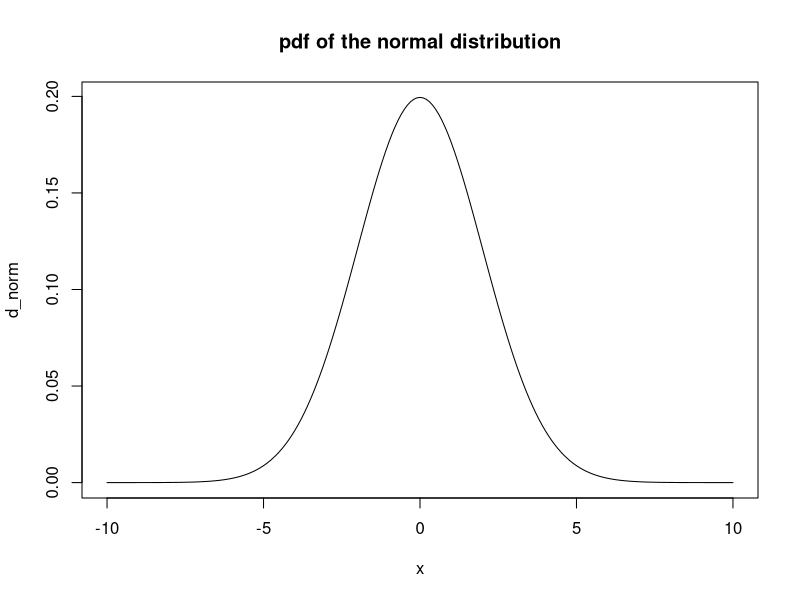
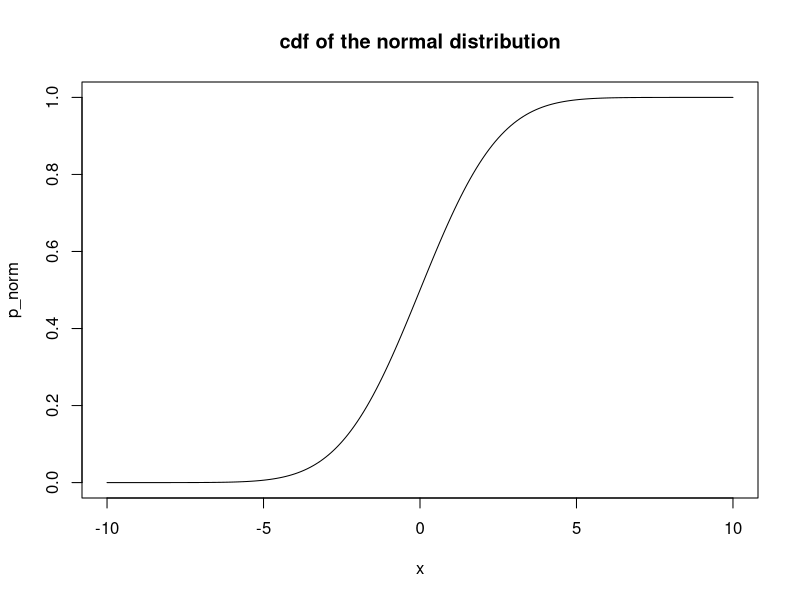
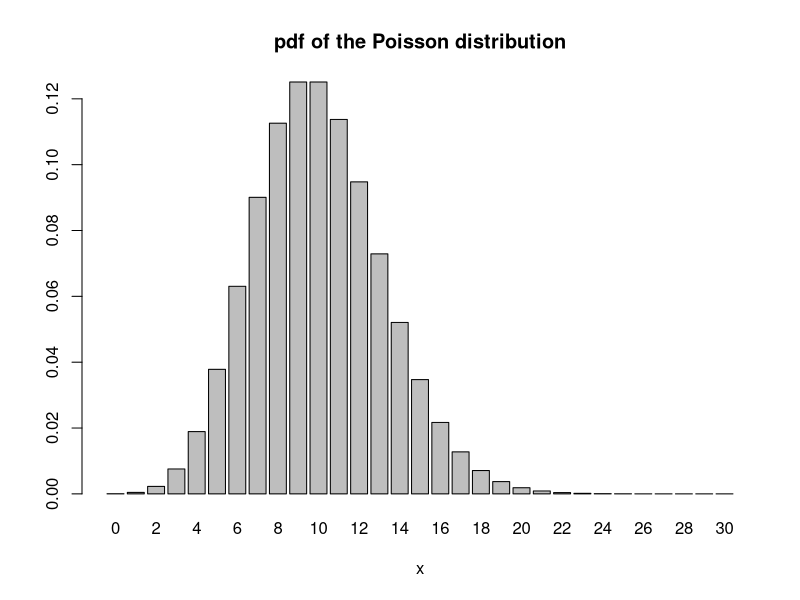
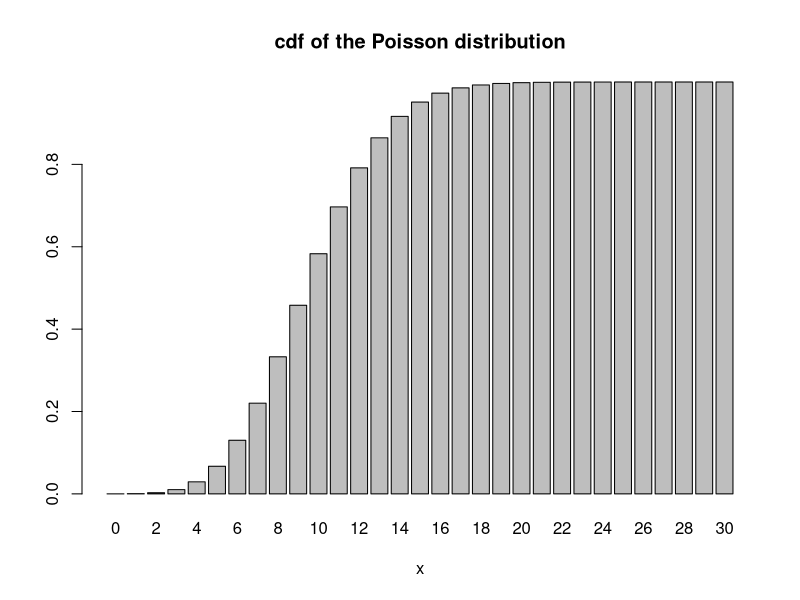
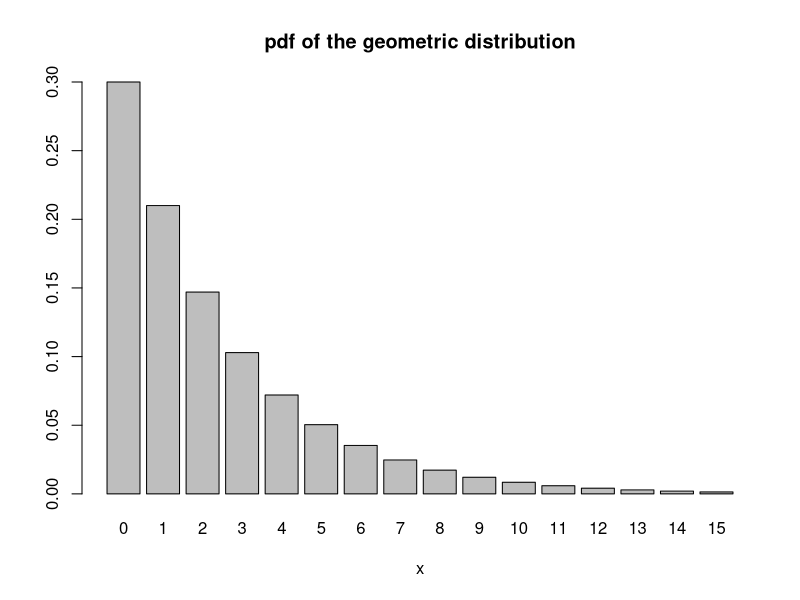
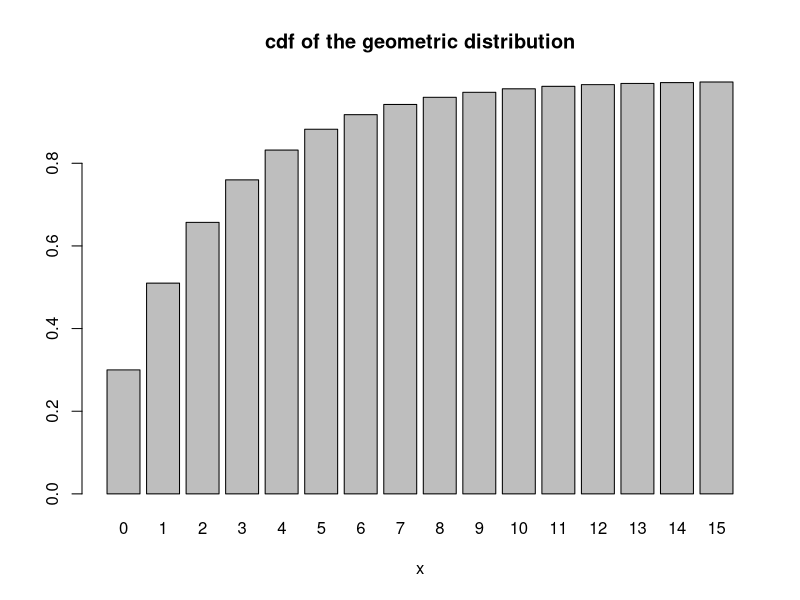
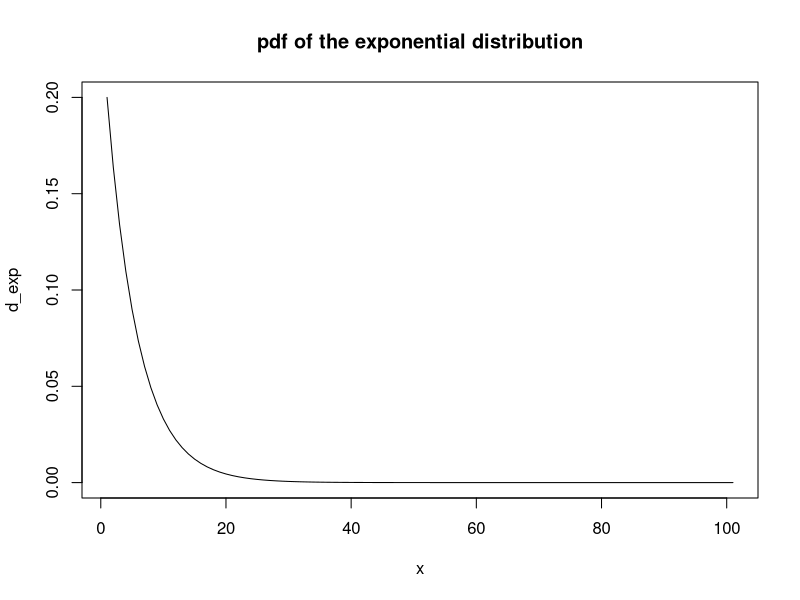
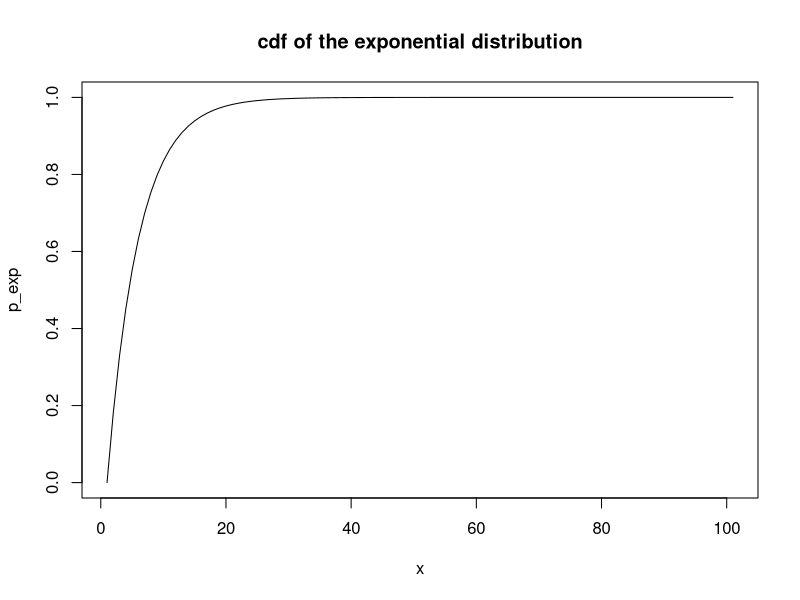

These charts were generated, in order, by the following R code: (Note: this script raises an error after producing the figures.)
## ---- chunk 1
xn <- seq(-10,10,0.1)
d_norm <- dnorm(xn,mean=0,sd=2)
p_norm <- pnorm(xn,0,2)
plot(xn, d_norm,
     type = "l",
     main = "pdf of the normal distribution",
     xlab = "x")
plot(xn, p_norm,
     type = "l",
     main = "cdf of the normal distribution",
     xlab = "x")

xp <- seq(0,30,1)
d_pois <- dpois(xp,lambda = 10)
p_pois <- ppois(xp,lambda = 10)
barplot(d_pois,
        main = "pdf of the Poisson distribution",
        xlab = "x",
        names = xp)
barplot(p_pois,
        main = "cdf of the Poisson distribution",
        xlab = "x",
        names = xp)

xg <- seq(0,15,1)
d_geom <- dgeom(xg,prob=0.3)
p_geom <- pgeom(xg,prob=0.3)
barplot(d_geom,
        main = "pdf of the geometric distribution",
        xlab = "x",
        names = xg)
barplot(p_geom,
        main = "cdf of the geometric distribution",
        xlab = "x",
        names = xg)

xe <- seq(0,100,1)
d_exp <- dexp(xe,rate=0.2)
p_exp <- pexp(xe,rate=0.2)
plot(d_exp,
     type = "l",
     main = "pdf of the exponential distribution",
     xlab = "x")
plot(p_exp,
     type = "l",
     main = "cdf of the exponential distribution",
     xlab = "x")

xb <- seq(0,20,1)
d_bin <- dbinom(xb,size=22,prob=0.3)
p_bin <- pbinom(xb,size=22,prob=0.3)
barplot(d_bin,
        main = "pdf of the binomial distribution",
        xlab = "x",
        names = xb)
barplot(p_bin,
        main = "cdf of the binomial distribution",
        xlab= "x",
        names = xb)
## ---- chunk 2
x <- c(15.58, 15.9, 16, 16.1, 16.2)
p1 <- c(0.15, 0.21, 0.35, 0.15, 0.14)
p2 <- c(0.14, 0.05, 0.64, 0.08, 0.09)
df <- data.frame(x, p1, p2)
m1 <- sum(df[,1]*df[2])
m2 <- sum(df[,1]*df[3])
v1 <- sum(df[,1]**2*df[,2]) - m1**2
v2 <- sum(df[,1]**2*df[,3]) - m2**2
cat(paste("Method 1. E[X] =", m1, "Var(X) =", v1, "\n"))
cat(paste("Method 2. E[X] =", m2, "Var(X) =", v2))
## ---- chunk 3
# a)
set.seed(5)
m <- 30 
r <- 1/30
people <- 50
x <- seq(0,120,10)
wait_t <- rexp(people,rate=r)
hist(wait_t, 
     breaks = 12, 
     xlab="wait time", 
     main = "Waiting time for 50 people",
     col = "cadetblue",
     density = 40)

# b)
p_less10 <- pexp(x[2], r)
cat(paste("The probability that a person waits for less than 10 minutes is", p_less10, "\n"))

# c)
m <- mean(wait_t)
cat(paste("The mean is", m, "\n"))
cat(paste("The expected value of the exponential distribution is", 1/r, "\n"))

# d)
p_more60 <- 1-pexp(x[7], r)
cat(paste("The probability that a person waits for more than 1 hour is", p_more60))
## ---- chunk 4
typo <- 1/3
prob_atleastonetypo <- 1 - ppois(0,lambda = typo)
cat(paste("The probability that there is at least one typo on a specific page is", prob_atleastonetypo))
xp <- seq(0,7,1)
d_pois <- dpois(xp,lambda = typo)
p_pois <- ppois(xp,lambda = typo)
barplot(d_pois,
        main = "pdf of the Poisson distribution",
        xlab = "errors in a page",
        ylab = "probability",
        names = xp)
barplot(p_pois,
        main = "cdf of the Poisson distribution",
        xlab = "error in a page",
        ylab = "probability",
        names = xp)
## ---- chunk 5
p_ace <- 4/52
pr <- (1-p_ace)^9
pr1 <- 1-dgeom(8, p_ace)-dgeom(7, p_ace)-dgeom(6, p_ace)-dgeom(5, p_ace)-dgeom(4, p_ace)-dgeom(3, p_ace)-dgeom(2, p_ace)-dgeom(1, p_ace)-dgeom(0, p_ace)
paste("The probability that at least 10 draws are needed to find an ace is", pr1)
paste("The probability that at least 10 draws are needed to find an ace is", pr)
## ---- chunk 6
library(lubridate)

# 
sindaci <- read.csv2("sindaciincarica.csv", skip=2)
head(sindaci)

#
sex <- table(sindaci$sesso)
barplot(sex,
        xlab = "Sex",
        ylab = "Number of mayors",
        main = "Gender distribution among the mayors",
        col = "coral3",
        density = 40)

#
town_prov <- table(sindaci$codice_provincia)
barplot(town_prov, 
        xlab = "Province ID", 
        ylab = "Number of cities",
        main = "Number of cities per province",
        col = "darkolivegreen3",
        density = 40)

town_reg <- table(sindaci$codice_regione)
barplot(town_reg, 
        xlab = "Region ID", 
        ylab = "Number of cities",
        main = "Number of cities per region",
        col = "darkorchid3",
        density = 40)

#
datenascita <- format(as.Date(sindaci$data_nascita, format = "%d/%m/%Y"),"%Y-%m-%d")
ages <- as.integer(time_length(difftime(as.Date(today()),as.Date(datenascita)), "years"))
birth <- table(ages)
barplot(birth, 
        xlab = "Year", 
        ylab = "Number of mayors born",
        main = "Distribution of the age (years only) of the mayors",
        col = "deepskyblue3",
        density = 40)

#
# invece di usare data_elezione penso sia più preciso usare data_entrata_in_carica
charge_date <- format(as.Date(sindaci$data_entrata_in_carica, "%d/%m/%Y"), "%Y-%m-%d")
charge_time <- as.integer(time_length(difftime(as.Date(today()),as.Date(charge_date)), "years"))
years_in_charge <- table(charge_time)
chargeplt <- barplot(years_in_charge, 
                     xlab = "Years in charge", 
                     ylab = "Number of mayors",
                     main = "Distribution of the charge times",
                     col = "azure3",
                     density = 40)

complete2020 <- years_in_charge[["4"]]
complete2021 <- years_in_charge[["3"]]
cat(paste("The number of mayors that are going to complete their mandate this year is", complete2020, "\n"))
cat(paste("The number of mayors that are going to complete their mandate in 2021 is", complete2021))
